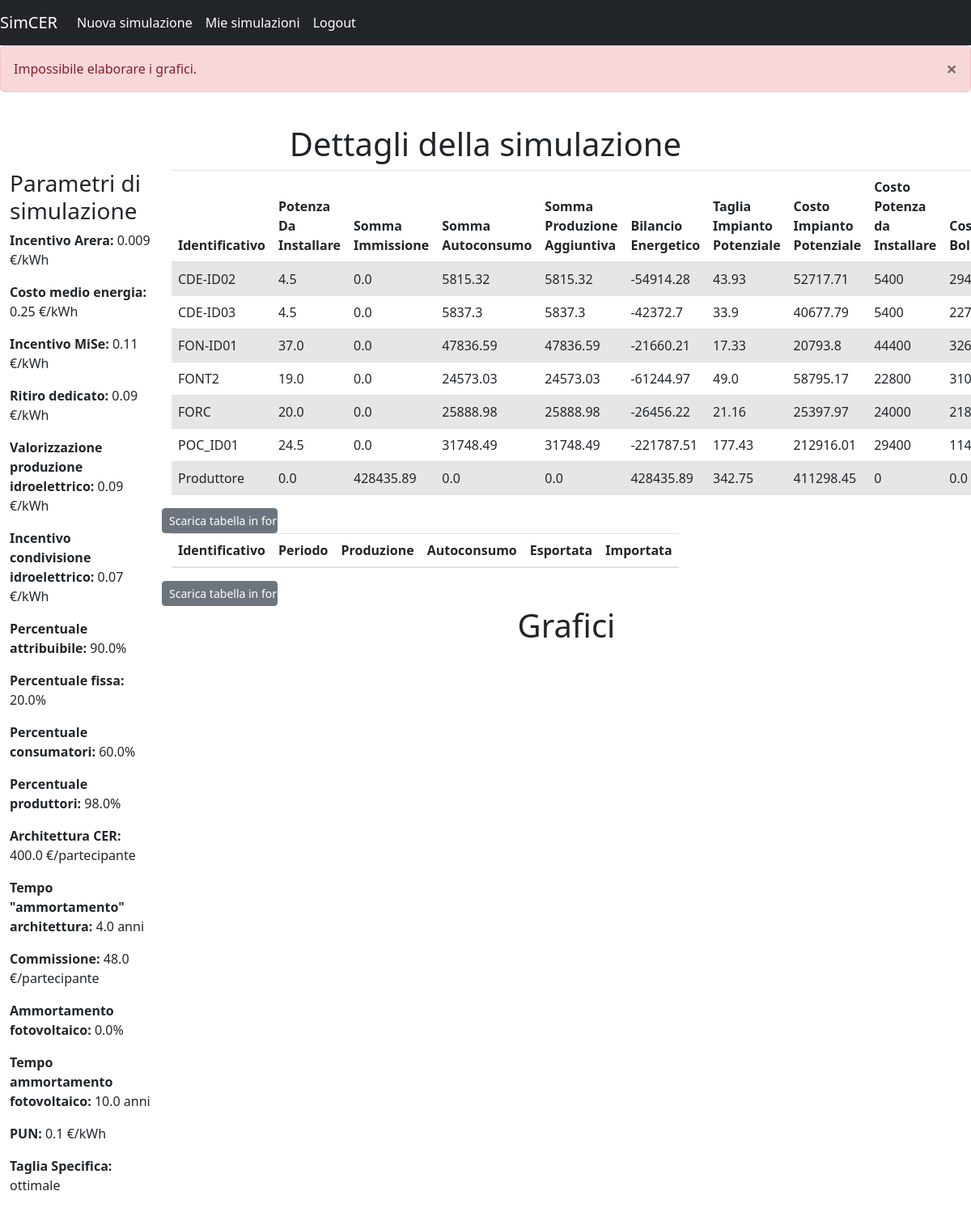
The app's page /dettagli_sim/1 (signed in) with its own data.
### website/models.py (models this page shows)
class Simulazioni(db.Model):
    id = db.Column(db.Integer, primary_key=True)
    nome = db.Column(db.String(150))
    costo_medio_energia = db.Column(db.FLOAT)
    incentivo_arera = db.Column(db.FLOAT)
    incentivo_mise = db.Column(db.FLOAT)
    ritiro_dedicato = db.Column(db.FLOAT)
    val_prod_idro = db.Column(db.FLOAT)
    inc_cond_idro = db.Column(db.FLOAT)
    p_attribuibile = db.Column(db.FLOAT)
    p_fissa = db.Column(db.FLOAT)
    p_consumatori = db.Column(db.FLOAT)
    p_produttore = db.Column(db.FLOAT)
    Architettura_CER = db.Column(db.FLOAT)
    Tempo_Ammortamento_Architettura = db.Column(db.FLOAT)
    Commissione = db.Column(db.FLOAT)
    Ammortamento_Fotovoltaico = db.Column(db.FLOAT)
    Tempo_Ammortamento_Fotovoltaico = db.Column(db.FLOAT)
    PUN = db.Column(db.FLOAT)
    taglia_specifica = db.Column(db.FLOAT)
    df_ssp = db.Column(db.String(1000000000000000000))
    df_cer = db.Column(db.String(1000000000000000000))
    date = db.Column(db.DateTime(timezone=True), default=func.now())
    df_summary = db.Column(db.String(1000000000000000000))
    user_id = db.Column(db.Integer, db.ForeignKey('user.id'))  # Foreign Key N.B. IL NOME DELLA TABELLA è LOWER CASE.

### website/views.py (the view)
@views.route('/dettagli_sim/<id_sim>', methods=["GET", "POST"])
@login_required
def dettagli_sim(id_sim):
    sim = Simulazioni.query.filter_by(id=id_sim).first()
    df_cer = pd.read_json(sim.df_cer)
    df_ssp = pd.read_json(sim.df_ssp)
    df_summary = pd.read_json(sim.df_summary)
    try:
        GraphRipartizioneQuote = graphs.RipartizioneQuote(df_cer, df_summary)
        GraphConfrontoCondivisioneRid = graphs.ConfrontoCondivisioneRid(df_cer, df_summary)
        GraphRipartizioneCondivisione = graphs.RipartizioneCondivisione(df_cer)
        GraphBilancioEnergetico = graphs.BilancioEnergetico(df_cer)
        GraphEntrateTotali = graphs.EntrateTotali(df_cer)
        GraphConfrontoBenefici = graphs.ConfrontoBenefici(df_cer)
        print(GraphConfrontoCondivisioneRid)
        print(GraphRipartizioneQuote)
        return render_template("dettagli_sim.html", user=current_user, df_cer=df_cer, df_ssp=df_ssp, sim=sim,
                               GraphRipartizioneQuote=GraphRipartizioneQuote,
                               GraphConfrontoCondivisioneRid=GraphConfrontoCondivisioneRid,
                               GraphRipartizioneCondivisione=GraphRipartizioneCondivisione,
                               GraphBilancioEnergetico=GraphBilancioEnergetico,
                               GraphEntrateTotali=GraphEntrateTotali,
                               GraphConfrontoBenefici=GraphConfrontoBenefici)
    except:
        flash('Impossibile elaborare i grafici.', category='error')
        return render_template("dettagli_sim.html", user=current_user, df_cer=df_cer, df_ssp=df_ssp, sim=sim)

### graphs.py (called while the page is built)
def ConfrontoCondivisioneRid(df_finale, df_summary):
    fig = go.Figure(data=[go.Pie(labels=['Incentivo<br>Condivisione', 'Ritiro Dedicato'],
                                 values=[df_summary['Incentivo_Totale_Condivisione'][0],
                                         df_finale['Ritiro Dedicato'].sum()])])
    fig.update_layout(coloraxis=dict(colorscale='Bluered_r'), showlegend=True)
    fig.update_layout(height=650)
    fig.update_traces(texttemplate=format('%{value:,.0f}€'))
    fig.update_layout(
        title={
            'text': "% Inc. Cond. VS RID",
            'y': 0.95,
            'x': 0.5,
            'xanchor': 'center',
            'yanchor': 'top',
        },
        font=dict(
            size=18,
        ))
    graphConfrontoCondivisioneRid = json.dumps(fig, cls=plotly.utils.PlotlyJSONEncoder)
    return graphConfrontoCondivisioneRid

def RipartizioneCondivisione(df_finale):
    parziale = df_finale[df_finale['Categoria'] != 'Produttore']
    fig = px.pie(parziale, values=parziale['Incentivo Condivisione'], names=parziale['Identificativo'],
                 color=parziale['Identificativo'])
    fig.update_layout(coloraxis=dict(colorscale='Bluered_r'), showlegend=True)
    fig.update_layout(height=650)
    fig.update_traces(texttemplate=format('%{value:,.0f}€'))
    fig.update_layout(
        title={
            'text': "Ripartizione Incentivo Condivisione",
            'y': 0.95,
            'x': 0.5,
            'xanchor': 'center',
            'yanchor': 'top',
        },
        font=dict(
            size=18,
        ))
    graphRipartizioneCondivisione = json.dumps(fig, cls=plotly.utils.PlotlyJSONEncoder)
    return graphRipartizioneCondivisione

### website/__init__.py (called while the page is built)
def create_app():
    app = Flask(__name__)
    app.config['SECRET_KEY'] = '123qweasdzxc' #Secret key della app
    app.config['SQLALCHEMY_DATABASE_URI'] = f'sqlite:///{DB_NAME}'
    db.init_app(app)
    from .views import views
    from .auth import auth
    app.register_blueprint(views, url_prefix='/')
    app.register_blueprint(auth, url_prefix='/')
    from .models import User, Note, Simulazioni
    create_database(app)
    login_manager = LoginManager()
    login_manager.login_view = 'auth.login'
    login_manager.init_app(app)
    @login_manager.user_loader
    def load_user(id):
        return User.query.get(int(id))
    return app

### website/templates/dettagli_sim.html (shortened to what this page needs)
{% extends "base.html" %}
{% block content %}
<br/>
<div align="center" class ="row">
<h1 align = "centre">Dettagli della simulazione</h1>
</div>
<div class="row">
  <div align="center" class=" container-fluid col-sm-2">
    <h3 align = "left">Parametri di simulazione</h3>
    <p align = "left"><B>Incentivo Arera:</B> {{ sim.incentivo_arera }} €/kWh</p>
    <p align = "left"><B>Costo medio energia:</B> {{ sim.costo_medio_energia }} €/kWh</p>
    <p align = "left"><B>Incentivo MiSe:</B> {{ sim.incentivo_mise }} €/kWh</p>
    <p align = "left"><B>Ritiro dedicato:</B> {{ sim.ritiro_dedicato }} €/kWh</p>
    <p align = "left"><B>Valorizzazione produzione idroelettrico:</B> {{ sim.val_prod_idro }} €/kWh</p>
    <p align = "left"><B>Incentivo condivisione idroelettrico:</B> {{ sim.inc_cond_idro }} €/kWh</p>
    <p align = "left"><B>Percentuale attribuibile:</B> {{ sim.p_attribuibile * 100 }}%</p>
    <p align = "left"><B>Percentuale fissa:</B> {{ sim.p_fissa *100 }}%</p>
    <p align = "left"><B>Percentuale consumatori:</B> {{ sim.p_consumatori*100 }}%</p>
    <p align = "left"><B>Percentuale produttori:</B> {{ sim.p_produttore*100 }}%</p>
    <p align = "left"><B>Architettura CER:</B> {{ sim.Architettura_CER }} €/partecipante</p>
    <p align = "left"><B>Tempo "ammortamento" architettura:</B> {{ sim.Tempo_Ammortamento_Architettura }} anni</p>
    <p align = "left"><B>Commissione:</B> {{ sim.Commissione }} €/partecipante</p>
    <p align = "left"><B>Ammortamento fotovoltaico:</B> {{ sim.Ammortamento_Fotovoltaico }}% </p>
    <p align = "left"><B>Tempo ammortamento fotovoltaico:</B> {{ sim.Tempo_Ammortamento_Fotovoltaico }} anni</p>
    <p align = "left"><B>PUN:</B> {{ sim.PUN }} €/kWh</p>
    <p align = "left"><B>Taglia Specifica:</B> {% if sim.taglia_specifica == -1 %}ottimale{% endif %}
                                               {% if sim.taglia_specifica > 0 %}{{sim.tagliaglia_specifica}} kWp{% endif %}</p>
  </div>
  <div class="col-sm-10">
    <div class="row">
      <table id="SimRes"class="table table-responsive table-striped flex-fill" style="width:100%">
        <thead>
          <tr>
          {% for column in df_cer.columns %}
            <th>{{column}}</th>
          {% endfor %}
          </tr>
        </thead>
        <tbody>
          {% for index, row in df_cer.iterrows() %}
          <tr>
            {% for column in df_cer %}
            <td>{% if row[column] is float or int %}
                  {{row[column]|round(2)}}</td>
                {% else %}
                  {{row[column]}}</td>
                {% endif %}
            {% endfor %}
          </tr>
          {% endfor %}
        </tbody>
      </table>
      <div class="row col-sm-2">
        <button type="button" class="btn btn-secondary btn-sm" onclick="exportTableToExcel('SimRes', 'simulation-df_cer')">Scarica tabella in formato Excel</button>
      </div>
    </div>
    <div class="row">
      <table id="SimSSP"class="table table-responsive table-striped flex-fill" style="width:100%">
        <thead>
          <tr>
          {% for column in df_ssp.columns %}
            <th>{{column}}</th>
          {% endfor %}
          </tr>
        </thead>
      </table>
      <div class="row col-sm-2">
        <button type="button" class="btn btn-secondary btn-sm" onclick="exportTableToExcel('SimSSP', 'simulation-df_ssp')">Scarica tabella in formato Excel</button>
      </div>
    </div>
  <div class="container">
  <div class="row">
    <h1 align='center'>Grafici</h1>
  </div>
  </div>
  </div>
</div>
{% endblock %}

### website/templates/base.html (shortened to what this page needs)
<!DOCTYPE html>
<html>
    <head>
        <link rel="stylesheet" href="https://cdn.jsdelivr.net/npm/bootstrap@4.0.0/dist/css/bootstrap.min.css">
        <link
        rel="stylesheet"
        href="https://stackpath.bootstrapcdn.com/bootstrap/4.4.1/css/bootstrap.min.css"
      />
      <link
        rel="stylesheet"
        href="https://stackpath.bootstrapcdn.com/font-awesome/4.7.0/css/font-awesome.min.css"
      />
    </head>
    <body>
      <nav class="navbar navbar-expand-lg navbar-dark bg-dark">
      <a class="navbar-brand" href="#">SimCER</a>
      <div class="collapse navbar-collapse" id="navbarNavDropdown">
        <ul class="navbar-nav">
          {% if user.is_authenticated %}
          <li class="nav-item active">
            <a class="nav-link" href="/set_up">Nuova simulazione<span class="sr-only">(current)</span></a>
          </li>
          <li class="nav-item active">
            <a class="nav-link" href="/">Mie simulazioni<span class="sr-only">(current)</span></a>
          </li>
          <li class="nav-item active">
            <a class="nav-link" href="/logout">Logout<span class="sr-only">(current)</span></a>
          </li>
          {% endif %}
        </ul>
      </div>
    </nav>
        {% with messages = get_flashed_messages(with_categories=true) %}
            {% if messages %}
                {% for category, message in messages %}
                    {% if category == 'error' %}
                        <div class="alert alert-danger alter-dismissable fade show" role="alert">
                        {{ message }}
                        <button type="button" class="close" data-dismiss="alert">
                        <span aria-hidden="true">&times;</span>
                        </button>
                        </div>
                    {% endif %}
                {% endfor %}
            {% endif %}
        {% endwith %}
        <div class="container-fluid">{% block content %} {% endblock %}</div>
        <link href="https://cdn.jsdelivr.net/npm/bootstrap@5.2.1/dist/css/bootstrap.min.css" rel="stylesheet">
    </body>
</html>

### records on screen
Simulazioni: incentivo_arera "0.009", costo_medio_energia "0.25", incentivo_mise "0.11", ritiro_dedicato "0.09", val_prod_idro "0.09", inc_cond_idro "0.07", sim.p_attribuibile*100 "90.0", sim.p_fissa*100 "20.0", sim.p_consumatori*100 "60.0", sim.p_produttore*100 "98.0", Architettura_CER "400.0", Tempo_Ammortamento_Architettura "4.0", Commissione "48.0", Ammortamento_Fotovoltaico "0.0", Tempo_Ammortamento_Fotovoltaico "10.0", PUN "0.1"

### other values on screen
{{ message }} "Impossibile elaborare i grafici."
{{ column }} "Identificativo" "Potenza Da Installare" "Somma Immissione" "Somma Autoconsumo" "Somma Produzione Aggiuntiva" "Bilancio Energetico" "Taglia Impianto Potenziale" "Costo Impianto Potenziale" "Costo Potenza da Installare"
{{ row[column] }} "CDE-ID02" "5400" "CDE-ID03" "5400" "FON-ID01" "44400" "FONT2" "22800" "FORC" "24000" "POC_ID01" "29400" "Produttore" "0"
{{ row[column]|round(2) }} "4.5" "0.0" "5815.32" "5815.32" "-54914.28" "43.93" "52717.71" "4.5" "0.0" "5837.3" "5837.3" "-42372.7" "33.9" "40677.79" "37.0" "0.0" "47836.59" "47836.59" "-21660.21" "17.33" "20793.8" "19.0" "0.0" "24573.03" "24573.03" "-61244.97" "49.0" "58795.17" "20.0" "0.0" "25888.98" "25888.98" "-26456.22" "21.16" "25397.97" "24.5" "0.0" "31748.49" "31748.49" "-221787.51" "177.43" "212916.01" "0.0" "428435.89" "0.0" "0.0" "428435.89" "342.75" "411298.45" "0.0"
{{ column }} "Identificativo" "Periodo" "Produzione" "Autoconsumo" "Esportata" "Importata"
